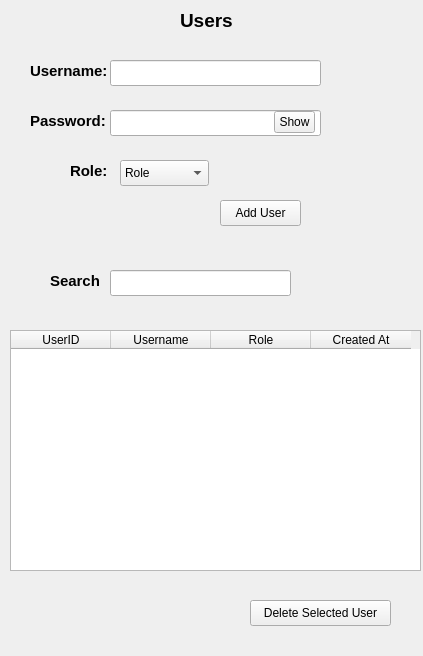
<?xml version="1.0" encoding="UTF-8"?>
<ui version="4.0">
 <class>UsersPageClass</class>
 <widget class="QWidget" name="UsersPageClass">
  <property name="geometry">
   <rect>
    <x>0</x>
    <y>0</y>
    <width>423</width>
    <height>656</height>
   </rect>
  </property>
  <property name="windowTitle">
   <string>UsersPage</string>
  </property>
  <widget class="QLabel" name="label">
   <property name="geometry">
    <rect>
     <x>180</x>
     <y>10</y>
     <width>71</width>
     <height>21</height>
    </rect>
   </property>
   <property name="font">
    <font>
     <pointsize>14</pointsize>
     <bold>true</bold>
    </font>
   </property>
   <property name="text">
    <string>Users</string>
   </property>
  </widget>
  <widget class="QLabel" name="label_2">
   <property name="geometry">
    <rect>
     <x>30</x>
     <y>60</y>
     <width>91</width>
     <height>21</height>
    </rect>
   </property>
   <property name="font">
    <font>
     <pointsize>11</pointsize>
     <bold>true</bold>
    </font>
   </property>
   <property name="text">
    <string>Username:</string>
   </property>
  </widget>
  <widget class="QLineEdit" name="lineEditUsername">
   <property name="geometry">
    <rect>
     <x>110</x>
     <y>60</y>
     <width>211</width>
     <height>26</height>
    </rect>
   </property>
  </widget>
  <widget class="QLineEdit" name="lineEditPassword">
   <property name="geometry">
    <rect>
     <x>110</x>
     <y>110</y>
     <width>211</width>
     <height>26</height>
    </rect>
   </property>
  </widget>
  <widget class="QLabel" name="label_3">
   <property name="geometry">
    <rect>
     <x>30</x>
     <y>110</y>
     <width>91</width>
     <height>21</height>
    </rect>
   </property>
   <property name="font">
    <font>
     <pointsize>11</pointsize>
     <bold>true</bold>
    </font>
   </property>
   <property name="text">
    <string>Password:</string>
   </property>
  </widget>
  <widget class="QLabel" name="label_5">
   <property name="geometry">
    <rect>
     <x>70</x>
     <y>160</y>
     <width>41</width>
     <height>21</height>
    </rect>
   </property>
   <property name="font">
    <font>
     <pointsize>11</pointsize>
     <bold>true</bold>
    </font>
   </property>
   <property name="text">
    <string>Role:</string>
   </property>
  </widget>
  <widget class="QComboBox" name="comboBoxRole">
   <property name="geometry">
    <rect>
     <x>120</x>
     <y>160</y>
     <width>89</width>
     <height>26</height>
    </rect>
   </property>
   <item>
    <property name="text">
     <string>Role</string>
    </property>
   </item>
   <item>
    <property name="text">
     <string>ADMIN</string>
    </property>
   </item>
   <item>
    <property name="text">
     <string>EMPLOYEE</string>
    </property>
   </item>
  </widget>
  <widget class="QPushButton" name="pushButtonAddUser">
   <property name="geometry">
    <rect>
     <x>220</x>
     <y>200</y>
     <width>81</width>
     <height>26</height>
    </rect>
   </property>
   <property name="text">
    <string>Add User</string>
   </property>
  </widget>
  <widget class="QLabel" name="label_6">
   <property name="geometry">
    <rect>
     <x>50</x>
     <y>270</y>
     <width>51</width>
     <height>21</height>
    </rect>
   </property>
   <property name="font">
    <font>
     <pointsize>11</pointsize>
     <bold>true</bold>
    </font>
   </property>
   <property name="text">
    <string>Search:</string>
   </property>
  </widget>
  <widget class="QLineEdit" name="lineEditSearch">
   <property name="geometry">
    <rect>
     <x>110</x>
     <y>270</y>
     <width>181</width>
     <height>26</height>
    </rect>
   </property>
  </widget>
  <widget class="QTableWidget" name="tableWidgetUsers">
   <property name="geometry">
    <rect>
     <x>10</x>
     <y>330</y>
     <width>411</width>
     <height>241</height>
    </rect>
   </property>
   <column>
    <property name="text">
     <string>UserID</string>
    </property>
   </column>
   <column>
    <property name="text">
     <string>Username</string>
    </property>
   </column>
   <column>
    <property name="text">
     <string>Role</string>
    </property>
   </column>
   <column>
    <property name="text">
     <string>Created At</string>
    </property>
   </column>
  </widget>
  <widget class="QPushButton" name="pushButtonDeleteSelectedUser">
   <property name="geometry">
    <rect>
     <x>250</x>
     <y>600</y>
     <width>141</width>
     <height>26</height>
    </rect>
   </property>
   <property name="text">
    <string>Delete Selected User</string>
   </property>
  </widget>
  <widget class="QToolButton" name="toolButtonPassword">
   <property name="geometry">
    <rect>
     <x>274</x>
     <y>111</y>
     <width>41</width>
     <height>22</height>
    </rect>
   </property>
   <property name="text">
    <string>Show</string>
   </property>
  </widget>
 </widget>
 <layoutdefault spacing="6" margin="11"/>
 <resources/>
 <connections/>
</ui>
